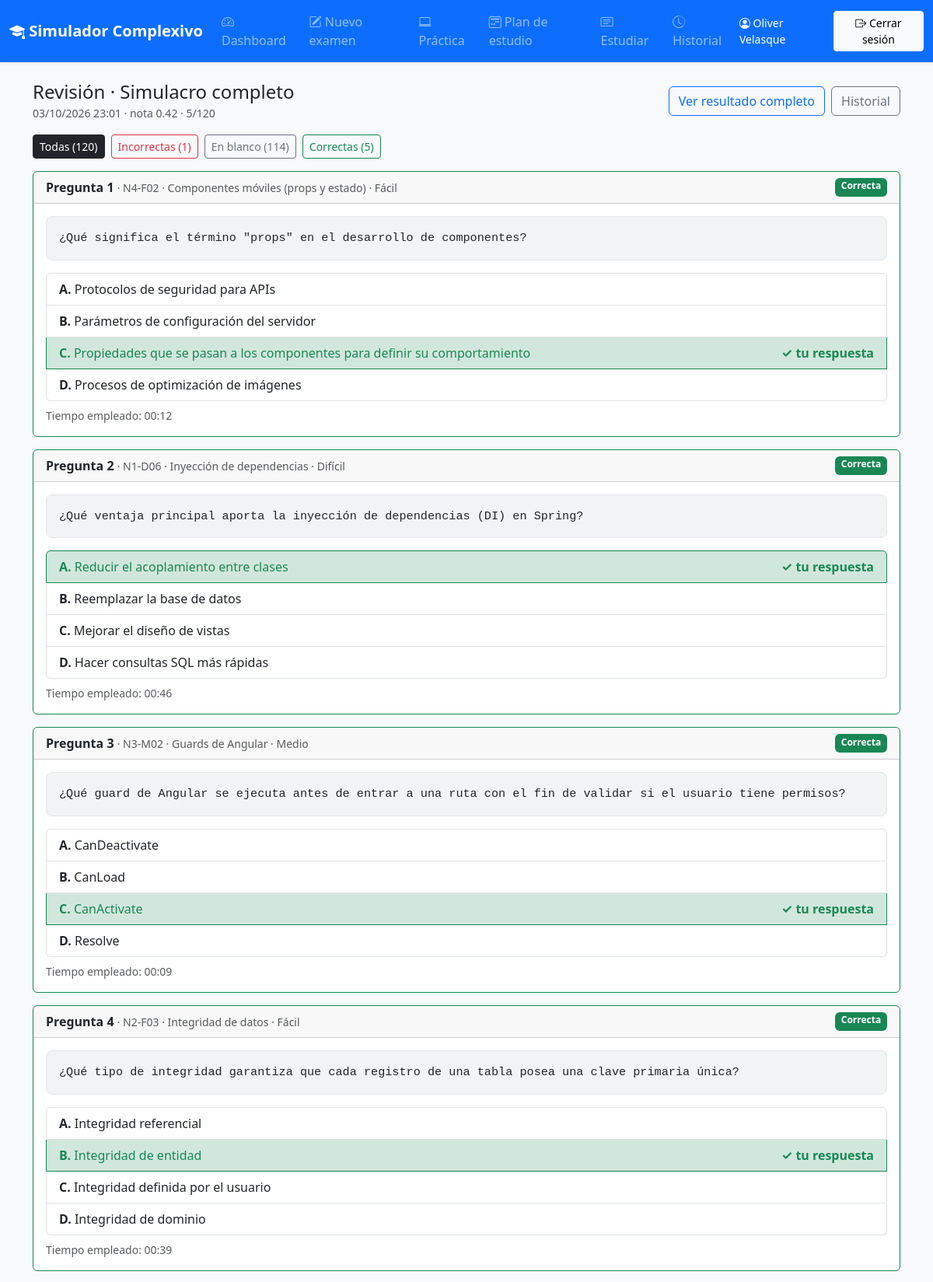
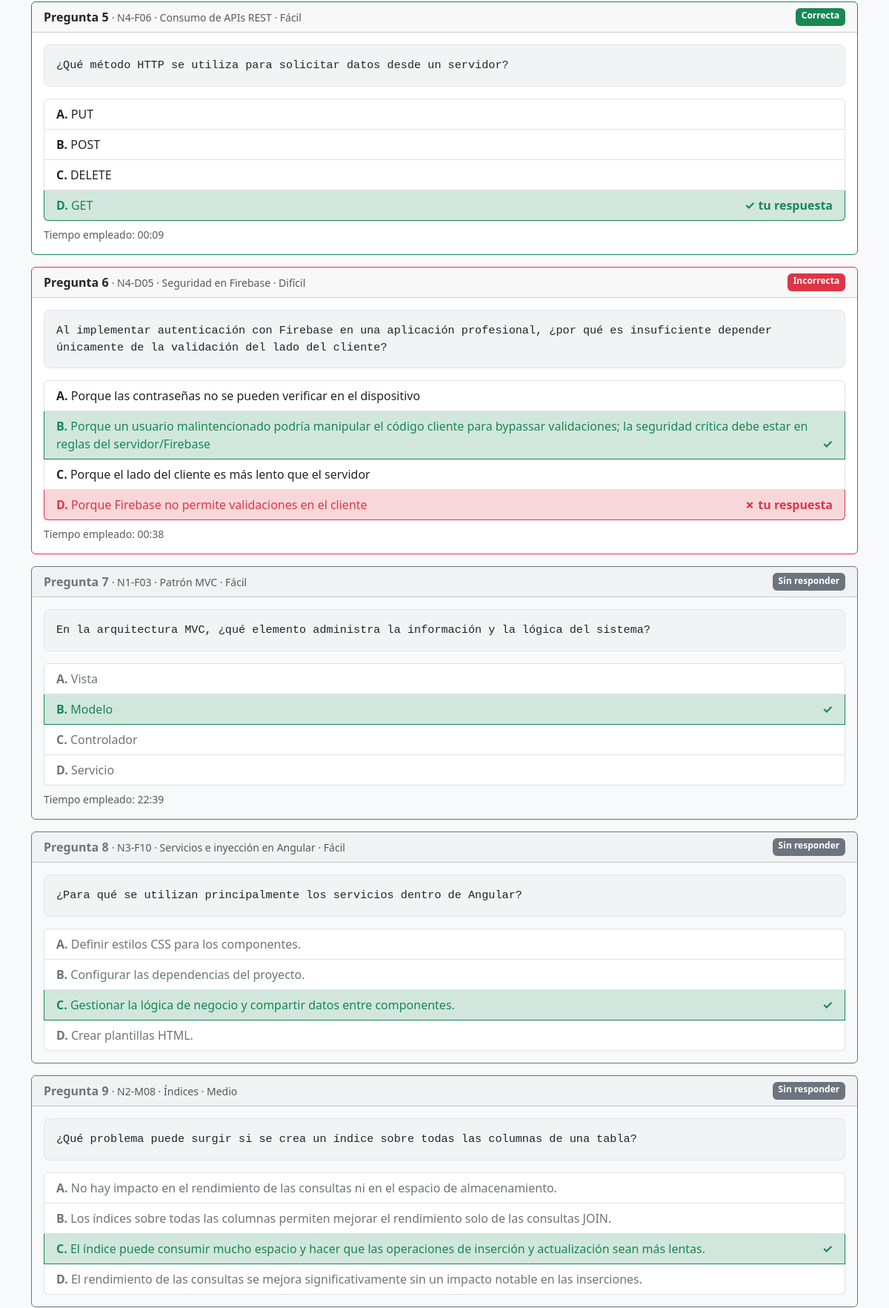
Screenshot of /dashboard/revision/1 (signed in, upper part) with the database file from the repository (2 pictures, top to bottom).
### models.py (models this page shows, shortened)
class Usuario(UserMixin, db.Model):
    __tablename__ = "usuarios"
    id = db.Column(db.Integer, primary_key=True)
    nombre_completo = db.Column(db.String(120), nullable=False)
    email = db.Column(db.String(120), unique=True, index=True, nullable=False)
    password_hash = db.Column(db.String(255), nullable=False)
    fecha_registro = db.Column(db.DateTime, default=ahora, nullable=False)
    intentos = db.relationship("Intento", back_populates="usuario", cascade="all, delete-orphan")
    intentos_practicos = db.relationship(
        "IntentoPractico", back_populates="usuario", cascade="all, delete-orphan"
    )
    repasos_defensa = db.relationship(
        "RepasoDefensa", back_populates="usuario", cascade="all, delete-orphan"
    )
    repasos_tarjeta = db.relationship(
        "RepasoTarjeta", back_populates="usuario", cascade="all, delete-orphan"
    )
    planes = db.relationship("PlanEstudio", back_populates="usuario", cascade="all, delete-orphan")
    veredictos = db.relationship(
        "VeredictoDiario", back_populates="usuario", cascade="all, delete-orphan"
    )

class Intento(db.Model):
    __tablename__ = "intentos"
    id = db.Column(db.Integer, primary_key=True)
    usuario_id = db.Column(
        db.Integer, db.ForeignKey("usuarios.id", ondelete="CASCADE"), nullable=False, index=True
    )
    fecha_inicio = db.Column(db.DateTime, default=ahora, nullable=False)
    fecha_fin = db.Column(db.DateTime)
    modo = db.Column(db.String(10), nullable=False)
    filtro = db.Column(db.String(100))
    total_preguntas = db.Column(db.Integer, nullable=False)
    aciertos = db.Column(db.Integer, default=0, nullable=False)
    nota = db.Column(db.Float)
    duracion_segundos = db.Column(db.Integer)
    completado = db.Column(db.Boolean, default=False, nullable=False, index=True)
    tiempo_limite_segundos = db.Column(db.Integer, nullable=False)
    orden_preguntas = db.Column(db.JSON, nullable=False)       # [pregunta_id, ...] en el orden mostrado
    mapeo_opciones = db.Column(db.JSON, nullable=False)        # {"<pregunta_id>": [2,0,3,1]} pos. mostrada -> índice original
    sesion_id = db.Column(
        db.Integer, db.ForeignKey("sesiones_estudio.id", ondelete="SET NULL"), nullable=True
    )
    usuario = db.relationship("Usuario", back_populates="intentos")
    respuestas = db.relationship("Respuesta", back_populates="intento", cascade="all, delete-orphan")
    sesion = db.relationship("SesionEstudio", foreign_keys=[sesion_id])

class Pregunta(db.Model):
    __tablename__ = "preguntas"
    id = db.Column(db.Integer, primary_key=True)
    codigo = db.Column(db.String(20), unique=True, nullable=False)
    nucleo = db.Column(db.Integer, nullable=False, index=True)
    nivel = db.Column(db.String(10), nullable=False, index=True)
    tema = db.Column(db.String(80), nullable=False)
    tema_slug = db.Column(db.String(100), nullable=False, index=True)
    enunciado = db.Column(db.Text, nullable=False)
    opciones = db.Column(db.JSON, nullable=False)
    correcta = db.Column(db.Integer, nullable=False)

class Respuesta(db.Model):
    __tablename__ = "respuestas"
    __table_args__ = (db.UniqueConstraint("intento_id", "pregunta_id", name="uq_respuesta_intento_pregunta"),)
    id = db.Column(db.Integer, primary_key=True)
    intento_id = db.Column(
        db.Integer, db.ForeignKey("intentos.id", ondelete="CASCADE"), nullable=False, index=True
    )
    pregunta_id = db.Column(db.Integer, db.ForeignKey("preguntas.id"), nullable=False, index=True)
    opcion_elegida = db.Column(db.Integer, nullable=True)   # índice ORIGINAL; NULL = en blanco
    es_correcta = db.Column(db.Boolean, default=False, nullable=False)
    segundos_empleados = db.Column(db.Integer, default=0, nullable=False)
    intento = db.relationship("Intento", back_populates="respuestas")
    pregunta = db.relationship("Pregunta")

### blueprints/dashboard.py (the view)
@bp.route("/revision/<int:intento_id>")
@login_required
def revision(intento_id):
    intento = obtener_propio(Intento, intento_id, opciones=(selectinload(Intento.respuestas),))
    if not intento.completado:
        return redirect(url_for("examen.rendir", intento_id=intento.id))
    return render_template(
        "dashboard/revision.html",
        intento=intento,
        descripcion=describir_intento(intento),
        revision=estadisticas.construir_revision(intento),
    )

### app.py (called while the page is built)
def mmss(segundos):
    if segundos is None:
        return "—"
    segundos = max(0, int(segundos))
    horas, resto = divmod(segundos, 3600)
    minutos, seg = divmod(resto, 60)
    if horas:
        return f"{horas}:{minutos:02d}:{seg:02d}"
    return f"{minutos:02d}:{seg:02d}"

def fecha_hora(valor):
    return valor.strftime("%d/%m/%Y %H:%M") if valor else "—"

def _registrar_filtros(app):
    app.jinja_env.filters.update(
        mmss=mmss,
        horas_legibles=horas_legibles,
        fecha_hora=fecha_hora,
        fecha_corta=fecha_corta,
        fecha_larga=fecha_larga,
        dia_semana_corto=dia_semana_corto,
        nivel_legible=lambda n: config.NOMBRES_NIVEL.get(n, n),
    )

def _registrar_contexto(app):
    from blueprints.plan import ETIQUETAS_FASE, ETIQUETAS_TIPO
    @app.context_processor
    def contexto_global():
        return {
            "cfg": config,
            "etiquetas_fase": ETIQUETAS_FASE,
            "etiquetas_tipo": ETIQUETAS_TIPO,
            "anio_actual": date.today().year,
        }

### blueprints/__init__.py (called while the page is built)
def obtener_propio(modelo, objeto_id, opciones=()):
    consulta = db.session.query(modelo)
    if opciones:
        consulta = consulta.options(*opciones)
    objeto = consulta.filter(modelo.id == objeto_id).first()
    if objeto is None:
        abort(404)
    if _dueno(objeto) != current_user.id:
        abort(403)
    return objeto

def _dueno(objeto):
    if hasattr(objeto, "usuario_id"):
        return objeto.usuario_id
    if hasattr(objeto, "plan"):
        return objeto.plan.usuario_id
    return None

### blueprints/examen.py (called while the page is built, shortened)
def describir_intento(intento, temas=None):
    if intento.modo == "completo":
        return "Simulacro completo"

### models.py (called while the page is built)
@login_manager.user_loader
def cargar_usuario(user_id):
    return db.session.get(Usuario, int(user_id))

### servicios/estadisticas.py (called while the page is built)
def mapeo_de(intento, pregunta_id):
    return intento.mapeo_opciones.get(str(pregunta_id)) or [0, 1, 2, 3]

### templates/dashboard/revision.html (shortened to what this page needs)
{% extends "base.html" %}
{% block contenido %}
<div class="d-flex flex-wrap justify-content-between align-items-center gap-2 mb-3">
  <div>
    <h1 class="h4 mb-0">Revisión · {{ descripcion }}</h1>
    <small class="text-muted">{{ intento.fecha_fin|fecha_hora }} · nota {{ "%.2f"|format(intento.nota) }} · {{ intento.aciertos }}/{{ intento.total_preguntas }}</small>
  </div>
  <div class="d-flex gap-2">
    <a class="btn btn-outline-primary" href="{{ url_for('examen.resultado', intento_id=intento.id) }}">Ver resultado completo</a>
    <a class="btn btn-outline-secondary" href="{{ url_for('dashboard.historial') }}">Historial</a>
  </div>
</div>
{% include "examen/_revision.html" %}
{% endblock %}

### templates/base.html (shortened to what this page needs)
<!doctype html>
<html lang="es" data-bs-theme="light">
<head>
  <link rel="stylesheet" href="https://cdn.jsdelivr.net/npm/bootstrap@5.3.3/dist/css/bootstrap.min.css">
  <link rel="stylesheet" href="https://cdn.jsdelivr.net/npm/bootstrap-icons@1.11.3/font/bootstrap-icons.min.css">
  <link rel="stylesheet" href="{{ url_for('static', filename='css/estilos.css') }}">
</head>
<body class="d-flex flex-column min-vh-100 bg-body-tertiary">
<nav class="navbar navbar-expand-lg navbar-dark bg-primary shadow-sm sticky-top">
  <div class="container-fluid">
    <a class="navbar-brand fw-semibold" href="{{ url_for('inicio') }}"><i class="bi bi-mortarboard-fill"></i> Simulador Complexivo</a>
    {% if current_user.is_authenticated %}
    <div class="collapse navbar-collapse" id="menu-principal">
      {% set ruta = request.endpoint or "" %}
      <ul class="navbar-nav me-auto">
        <li class="nav-item"><a class="nav-link {% if ruta.startswith('dashboard.index') %}active{% endif %}" href="{{ url_for('dashboard.index') }}"><i class="bi bi-speedometer2"></i> Dashboard</a></li>
        <li class="nav-item"><a class="nav-link {% if ruta.startswith('examen.') %}active{% endif %}" href="{{ url_for('examen.configurar') }}"><i class="bi bi-pencil-square"></i> Nuevo examen</a></li>
        <li class="nav-item"><a class="nav-link {% if ruta.startswith('practica.') %}active{% endif %}" href="{{ url_for('practica.index') }}"><i class="bi bi-laptop"></i> Práctica</a></li>
        <li class="nav-item"><a class="nav-link {% if ruta.startswith('plan.') %}active{% endif %}" href="{{ url_for('plan.index') }}"><i class="bi bi-calendar2-week"></i> Plan de estudio</a></li>
        <li class="nav-item"><a class="nav-link {% if ruta.startswith('estudio.') %}active{% endif %}" href="{{ url_for('estudio.index') }}"><i class="bi bi-card-text"></i> Estudiar</a></li>
        <li class="nav-item"><a class="nav-link {% if ruta == 'dashboard.historial' %}active{% endif %}" href="{{ url_for('dashboard.historial') }}"><i class="bi bi-clock-history"></i> Historial</a></li>
      </ul>
      <div class="d-flex align-items-center gap-2">
        <span class="navbar-text text-white small"><i class="bi bi-person-circle"></i> {{ current_user.nombre_completo }}</span>
        <form method="post" action="{{ url_for('auth.logout') }}" class="m-0">
          <button type="submit" class="btn btn-sm btn-light" id="btn-cerrar-sesion"><i class="bi bi-box-arrow-right"></i> Cerrar sesión</button>
        </form>
      </div>
    </div>
    {% else %}
    <div class="d-flex gap-2">
      <a class="btn btn-sm btn-outline-light" href="{{ url_for('auth.login') }}">Iniciar sesión</a>
      <a class="btn btn-sm btn-light" href="{{ url_for('auth.registro') }}">Registrarse</a>
    </div>
    {% endif %}
  </div>
</nav>
<main class="container-lg py-4 flex-grow-1">
  {% block contenido %}{% endblock %}
</main>
</body>
</html>

### templates/examen/_revision.html (shortened to what this page needs)
<div class="d-flex flex-wrap gap-2 mb-3" role="group" aria-label="Filtrar revisión">
  <button type="button" class="btn btn-sm btn-outline-dark active" data-filtro="todas">Todas ({{ revision|length }})</button>
  <button type="button" class="btn btn-sm btn-outline-danger" data-filtro="incorrecta">Incorrectas ({{ revision|selectattr('resultado', 'equalto', 'incorrecta')|list|length }})</button>
  <button type="button" class="btn btn-sm btn-outline-secondary" data-filtro="blanco">En blanco ({{ revision|selectattr('resultado', 'equalto', 'blanco')|list|length }})</button>
  <button type="button" class="btn btn-sm btn-outline-success" data-filtro="correcta">Correctas ({{ revision|selectattr('resultado', 'equalto', 'correcta')|list|length }})</button>
</div>
<div id="lista-revision">
{% for item in revision %}
  {% set p = item.pregunta %}
  {% if item.resultado == "correcta" %}
    {% set borde = "border-success" %}{% set insignia = "text-bg-success" %}{% set texto = "Correcta" %}
  {% elif item.resultado == "incorrecta" %}
    {% set borde = "border-danger" %}{% set insignia = "text-bg-danger" %}{% set texto = "Incorrecta" %}
  {% else %}
    {% set borde = "border-secondary" %}{% set insignia = "text-bg-secondary" %}{% set texto = "Sin responder" %}
  {% endif %}
  <div class="card mb-3 item-revision {{ borde }} {% if item.resultado == 'blanco' %}bg-body-tertiary{% endif %}" data-resultado="{{ item.resultado }}">
    <div class="card-header d-flex flex-wrap justify-content-between gap-1 {% if item.resultado == 'blanco' %}text-secondary{% endif %}">
      <span class="fw-semibold">Pregunta {{ item.numero }} <small class="text-muted fw-normal">· {{ p.codigo }} · {{ p.tema }} · {{ p.nivel|nivel_legible }}</small></span>
      <span class="badge {{ insignia }}">{{ texto }}</span>
    </div>
    <div class="card-body">
      <div class="enunciado-pregunta mb-3">{{ p.enunciado }}</div>
      <ul class="list-group">
        {% for op in item.opciones %}
          {% if op.estado == "correcta" %}
          <li class="list-group-item text-success border-success bg-success-subtle opcion-revision">
            <strong>{{ op.letra }}.</strong> <span class="texto-opcion">{{ op.texto }}</span>
            <span class="float-end fw-bold" aria-label="Respuesta correcta">✓{% if op.es_elegida %} tu respuesta{% endif %}</span>
          </li>
          {% elif op.estado == "erronea" %}
          <li class="list-group-item text-danger border-danger bg-danger-subtle opcion-revision">
            <strong>{{ op.letra }}.</strong> <span class="texto-opcion">{{ op.texto }}</span>
            <span class="float-end fw-bold" aria-label="Tu respuesta, incorrecta">✗ tu respuesta</span>
          </li>
          {% else %}
          <li class="list-group-item opcion-revision {% if item.resultado == 'blanco' %}text-secondary{% endif %}">
            <strong>{{ op.letra }}.</strong> <span class="texto-opcion">{{ op.texto }}</span>
          </li>
          {% endif %}
        {% endfor %}
      </ul>
      {% if item.segundos %}<p class="small text-muted mt-2 mb-0">Tiempo empleado: {{ item.segundos|mmss }}</p>{% endif %}
    </div>
  </div>
{% endfor %}
</div>

### static/css/estilos.css (style rules this page uses)
.enunciado-pregunta { white-space: pre-wrap; font-family: SFMono-Regular, Consolas, "Liberation Mono", Menlo, monospace; font-size: .95rem; background-color: #f1f3f5; border: 1px solid #e3e6ea; border-radius: .5rem; padding: 1rem; overflow-x: auto; word-break: break-word; }
.texto-opcion { white-space: pre-wrap; }

### rows the page displays
Usuario: nombre_completo "Oliver Velasque"
Intento: fecha_fin|fecha_hora "03/10/2026 23:01", nota "0.42", aciertos "5", total_preguntas "120"
Pregunta: codigo "N4-F02", tema "Componentes móviles (props y estado)", nivel|nivel_legible "Fácil", enunciado "¿Qué significa el término \"props\" en el desarrollo de componentes?"
Pregunta: codigo "N1-D06", tema "Inyección de dependencias", nivel|nivel_legible "Difícil", enunciado "¿Qué ventaja principal aporta la inyección de dependencias (DI) en Spring?"
Pregunta: codigo "N3-M02", tema "Guards de Angular", nivel|nivel_legible "Medio", enunciado "¿Qué guard de Angular se ejecuta antes de entrar a una ruta con el fin de validar si el usuario tiene permisos?"
Pregunta: codigo "N2-F03", tema "Integridad de datos", nivel|nivel_legible "Fácil", enunciado "¿Qué tipo de integridad garantiza que cada registro de una tabla posea una clave primaria única?"
Pregunta: codigo "N4-F06", tema "Consumo de APIs REST", nivel|nivel_legible "Fácil", enunciado "¿Qué método HTTP se utiliza para solicitar datos desde un servidor?"
Pregunta: codigo "N4-D05", tema "Seguridad en Firebase", nivel|nivel_legible "Difícil", enunciado "Al implementar autenticación con Firebase en una aplicación profesional, ¿por qué es insuficiente depender únicamente de la validación del lado del cliente?"
Respuesta: numero "7", texto "Sin responder", letra "A" "C" "D", texto "Vista" "Controlador" "Servicio", letra "B", texto "Modelo", segundos|mmss "22:39"
Pregunta: codigo "N1-F03", tema "Patrón MVC", nivel|nivel_legible "Fácil", enunciado "En la arquitectura MVC, ¿qué elemento administra la información y la lógica del sistema?"
Pregunta: codigo "N3-F10", tema "Servicios e inyección en Angular", nivel|nivel_legible "Fácil", enunciado "¿Para qué se utilizan principalmente los servicios dentro de Angular?"
Pregunta: codigo "N2-M08", tema "Índices", nivel|nivel_legible "Medio", enunciado "¿Qué problema puede surgir si se crea un índice sobre todas las columnas de una tabla?"

### other values shown
{{ descripcion }} "Simulacro completo"
{{ revision|length }} "120"
{{ revision|selectattr('resultado', 'equalto', 'incorrecta')|list|length }} "1"
{{ revision|selectattr('resultado', 'equalto', 'blanco')|list|length }} "114"
{{ revision|selectattr('resultado', 'equalto', 'correcta')|list|length }} "5"
{{ item.numero }} "1" "2" "3" "4" "5" "6" "8" "9"
{{ texto }} "Correcta" "Correcta" "Correcta" "Correcta" "Correcta" "Incorrecta" "Sin responder" "Sin responder"
{{ op.letra }} "A" "B" "D" "B" "C" "D" "A" "B" "D" "A" "C" "D" "A" "B" "C" "A" "C" "A" "B" "D" "A" "B" "D"
{{ op.texto }} "Protocolos de seguridad para APIs" "Parámetros de configuración del servidor" "Procesos de optimización de imágenes" "Reemplazar la base de datos" "Mejorar el diseño de vistas" "Hacer consultas SQL más rápidas" "CanDeactivate" "CanLoad" "Resolve" "Integridad referencial" "Integridad definida por el usuario" "Integridad de dominio" "PUT" "POST" "DELETE" "Porque las contraseñas no se pueden verificar en el dispositivo" "Porque el lado del cliente es más lento que el servidor" "Definir estilos CSS para los componentes." "Configurar las dependencias del proyecto." "Crear plantillas HTML." "No hay impacto en el rendimiento de las consultas ni en el espacio de almacenamiento." "Los índices sobre todas las columnas permiten mejorar el rendimiento solo de las consultas JOIN." "El rendimiento de las consultas se mejora significativamente sin un impacto notable en las inserciones."
{{ op.letra }} "C" "A" "C" "B" "D" "B" "C" "C"
{{ op.texto }} "Propiedades que se pasan a los componentes para definir su comportamiento" "Reducir el acoplamiento entre clases" "CanActivate" "Integridad de entidad" "GET" "Porque un usuario malintencionado podría manipular el código cliente para bypassar validaciones; la seguridad crítica debe estar en reglas del servidor/Firebase" "Gestionar la lógica de negocio y compartir datos entre componentes." "El índice puede consumir mucho espacio y hacer que las operaciones de inserción y actualización sean más lentas."
{{ item.segundos|mmss }} "00:12" "00:46" "00:09" "00:39" "00:09" "00:38"
{{ op.letra }} "D"
{{ op.texto }} "Porque Firebase no permite validaciones en el cliente"
